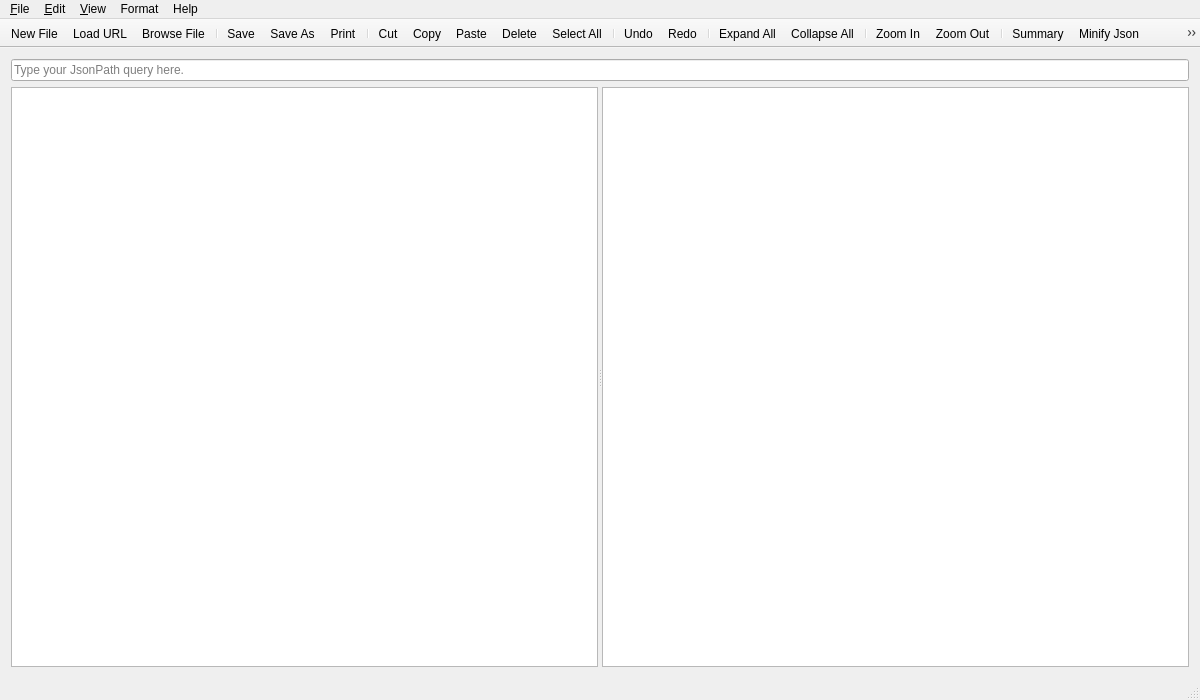
<?xml version="1.0" encoding="UTF-8"?>
<ui version="4.0">
 <class>MainWindowClass</class>
 <widget class="QMainWindow" name="MainWindowClass">
  <property name="geometry">
   <rect>
    <x>0</x>
    <y>0</y>
    <width>1200</width>
    <height>700</height>
   </rect>
  </property>
  <property name="windowTitle">
   <string>JSON Explorer</string>
  </property>
  <property name="windowIcon">
   <iconset resource="MainWindow.qrc">
    <normaloff>:/icons/icons/icons8_hierarchy_48px.png</normaloff>:/icons/icons/icons8_hierarchy_48px.png</iconset>
  </property>
  <widget class="QWidget" name="centralWidget">
   <layout class="QVBoxLayout" name="verticalLayout">
    <item>
     <widget class="QLineEdit" name="txtJsonQuery">
      <property name="placeholderText">
       <string>Type your JsonPath query here.</string>
      </property>
     </widget>
    </item>
    <item>
     <widget class="QSplitter" name="splitter">
      <property name="orientation">
       <enum>Qt::Horizontal</enum>
      </property>
      <widget class="QPlainTextEdit" name="plainTextEdit"/>
      <widget class="QTreeView" name="treeView">
       <property name="cursor" stdset="0">
        <cursorShape>ArrowCursor</cursorShape>
       </property>
       <property name="sizeAdjustPolicy">
        <enum>QAbstractScrollArea::AdjustIgnored</enum>
       </property>
       <property name="alternatingRowColors">
        <bool>true</bool>
       </property>
       <property name="selectionBehavior">
        <enum>QAbstractItemView::SelectItems</enum>
       </property>
       <property name="rootIsDecorated">
        <bool>true</bool>
       </property>
       <property name="animated">
        <bool>false</bool>
       </property>
       <property name="headerHidden">
        <bool>false</bool>
       </property>
       <attribute name="headerCascadingSectionResizes">
        <bool>false</bool>
       </attribute>
      </widget>
     </widget>
    </item>
   </layout>
  </widget>
  <widget class="QMenuBar" name="menuBar">
   <property name="geometry">
    <rect>
     <x>0</x>
     <y>0</y>
     <width>1200</width>
     <height>26</height>
    </rect>
   </property>
   <widget class="QMenu" name="menu_File">
    <property name="title">
     <string>&amp;File</string>
    </property>
    <widget class="QMenu" name="menuOpen">
     <property name="title">
      <string>Open</string>
     </property>
     <addaction name="actionBrowse_File"/>
     <addaction name="actionLoad_URL"/>
    </widget>
    <addaction name="actionNew_File"/>
    <addaction name="menuOpen"/>
    <addaction name="separator"/>
    <addaction name="actionOpen_Containing_Folder"/>
    <addaction name="separator"/>
    <addaction name="actionSave"/>
    <addaction name="actionSave_As"/>
    <addaction name="separator"/>
    <addaction name="actionPrint"/>
    <addaction name="actionRecent_Files"/>
    <addaction name="separator"/>
    <addaction name="actionExit"/>
   </widget>
   <widget class="QMenu" name="menu_Edit">
    <property name="title">
     <string>&amp;Edit</string>
    </property>
    <addaction name="actionFind"/>
    <addaction name="actionReplace"/>
    <addaction name="separator"/>
    <addaction name="actionUndo"/>
    <addaction name="actionRedo"/>
    <addaction name="separator"/>
    <addaction name="actionCut"/>
    <addaction name="actionCopy"/>
    <addaction name="actionPaste"/>
    <addaction name="actionDelete"/>
    <addaction name="separator"/>
    <addaction name="actionSelect_All"/>
   </widget>
   <widget class="QMenu" name="menu_View">
    <property name="title">
     <string>&amp;View</string>
    </property>
    <widget class="QMenu" name="menuZoom">
     <property name="title">
      <string>Zoom</string>
     </property>
     <addaction name="actionZoom_In"/>
     <addaction name="actionZoom_Out"/>
    </widget>
    <addaction name="actionSummary"/>
    <addaction name="actionWord_Wrap"/>
    <addaction name="separator"/>
    <addaction name="actionCollapse_All"/>
    <addaction name="actionExpand_All"/>
    <addaction name="separator"/>
    <addaction name="menuZoom"/>
   </widget>
   <widget class="QMenu" name="menuFormat">
    <property name="title">
     <string>Format</string>
    </property>
    <widget class="QMenu" name="menuConvert_To">
     <property name="title">
      <string>Convert To</string>
     </property>
     <addaction name="actionXML"/>
     <addaction name="actionCSV"/>
     <addaction name="actionBase64"/>
    </widget>
    <addaction name="actionMinify_Json"/>
    <addaction name="menuConvert_To"/>
   </widget>
   <widget class="QMenu" name="menuHelp">
    <property name="title">
     <string>Help</string>
    </property>
    <addaction name="actionAbout_Json_Explorer"/>
   </widget>
   <addaction name="menu_File"/>
   <addaction name="menu_Edit"/>
   <addaction name="menu_View"/>
   <addaction name="menuFormat"/>
   <addaction name="menuHelp"/>
  </widget>
  <widget class="QToolBar" name="mainToolBar">
   <property name="movable">
    <bool>false</bool>
   </property>
   <attribute name="toolBarArea">
    <enum>TopToolBarArea</enum>
   </attribute>
   <attribute name="toolBarBreak">
    <bool>false</bool>
   </attribute>
   <addaction name="actionNew_File"/>
   <addaction name="actionLoad_URL"/>
   <addaction name="actionBrowse_File"/>
   <addaction name="separator"/>
   <addaction name="actionSave"/>
   <addaction name="actionSave_As"/>
   <addaction name="actionPrint"/>
   <addaction name="separator"/>
   <addaction name="actionCut"/>
   <addaction name="actionCopy"/>
   <addaction name="actionPaste"/>
   <addaction name="actionDelete"/>
   <addaction name="actionSelect_All"/>
   <addaction name="separator"/>
   <addaction name="actionUndo"/>
   <addaction name="actionRedo"/>
   <addaction name="separator"/>
   <addaction name="actionExpand_All"/>
   <addaction name="actionCollapse_All"/>
   <addaction name="separator"/>
   <addaction name="actionZoom_In"/>
   <addaction name="actionZoom_Out"/>
   <addaction name="separator"/>
   <addaction name="actionSummary"/>
   <addaction name="actionMinify_Json"/>
   <addaction name="actionXML"/>
   <addaction name="actionCSV"/>
   <addaction name="actionBase64"/>
  </widget>
  <widget class="QStatusBar" name="statusBar"/>
  <action name="actionNew_File">
   <property name="icon">
    <iconset resource="MainWindow.qrc">
     <normaloff>:/icons/icons/file_24px.png</normaloff>:/icons/icons/file_24px.png</iconset>
   </property>
   <property name="text">
    <string>New File</string>
   </property>
   <property name="toolTip">
    <string>Create New File</string>
   </property>
  </action>
  <action name="actionBrowse_File">
   <property name="icon">
    <iconset resource="MainWindow.qrc">
     <normaloff>:/icons/icons/icons8_opened_folder_24px.png</normaloff>:/icons/icons/icons8_opened_folder_24px.png</iconset>
   </property>
   <property name="text">
    <string>Browse File</string>
   </property>
  </action>
  <action name="actionLoad_URL">
   <property name="icon">
    <iconset resource="MainWindow.qrc">
     <normaloff>:/icons/icons/icons8_link_24px.png</normaloff>:/icons/icons/icons8_link_24px.png</iconset>
   </property>
   <property name="text">
    <string>Load URL</string>
   </property>
  </action>
  <action name="actionOpen_Containing_Folder">
   <property name="icon">
    <iconset resource="MainWindow.qrc">
     <normaloff>:/icons/icons/icons8_documents_folder_24px_1.png</normaloff>:/icons/icons/icons8_documents_folder_24px_1.png</iconset>
   </property>
   <property name="text">
    <string>Open Containing Folder</string>
   </property>
  </action>
  <action name="actionSave">
   <property name="icon">
    <iconset resource="MainWindow.qrc">
     <normaloff>:/icons/icons/icons8_save_24px.png</normaloff>:/icons/icons/icons8_save_24px.png</iconset>
   </property>
   <property name="text">
    <string>Save</string>
   </property>
  </action>
  <action name="actionSave_As">
   <property name="icon">
    <iconset resource="MainWindow.qrc">
     <normaloff>:/icons/icons/icons8_save_as_24px.png</normaloff>:/icons/icons/icons8_save_as_24px.png</iconset>
   </property>
   <property name="text">
    <string>Save As...</string>
   </property>
  </action>
  <action name="actionPrint">
   <property name="icon">
    <iconset resource="MainWindow.qrc">
     <normaloff>:/icons/icons/icons8_print_24px.png</normaloff>:/icons/icons/icons8_print_24px.png</iconset>
   </property>
   <property name="text">
    <string>Print</string>
   </property>
  </action>
  <action name="actionRecent_Files">
   <property name="icon">
    <iconset resource="MainWindow.qrc">
     <normaloff>:/icons/icons/icons8_time_machine_24px.png</normaloff>:/icons/icons/icons8_time_machine_24px.png</iconset>
   </property>
   <property name="text">
    <string>Recent Files</string>
   </property>
  </action>
  <action name="actionExit">
   <property name="icon">
    <iconset resource="MainWindow.qrc">
     <normaloff>:/icons/icons/icons8_exit_24px.png</normaloff>:/icons/icons/icons8_exit_24px.png</iconset>
   </property>
   <property name="text">
    <string>Exit</string>
   </property>
  </action>
  <action name="actionFind">
   <property name="icon">
    <iconset resource="MainWindow.qrc">
     <normaloff>:/icons/icons/icons8_search_24px.png</normaloff>:/icons/icons/icons8_search_24px.png</iconset>
   </property>
   <property name="text">
    <string>Find</string>
   </property>
  </action>
  <action name="actionReplace">
   <property name="icon">
    <iconset resource="MainWindow.qrc">
     <normaloff>:/icons/icons/icons8_replace_24px.png</normaloff>:/icons/icons/icons8_replace_24px.png</iconset>
   </property>
   <property name="text">
    <string>Replace</string>
   </property>
  </action>
  <action name="actionUndo">
   <property name="icon">
    <iconset resource="MainWindow.qrc">
     <normaloff>:/icons/icons/icons8_undo_24px.png</normaloff>:/icons/icons/icons8_undo_24px.png</iconset>
   </property>
   <property name="text">
    <string>Undo</string>
   </property>
  </action>
  <action name="actionRedo">
   <property name="icon">
    <iconset resource="MainWindow.qrc">
     <normaloff>:/icons/icons/icons8_redo_24px.png</normaloff>:/icons/icons/icons8_redo_24px.png</iconset>
   </property>
   <property name="text">
    <string>Redo</string>
   </property>
  </action>
  <action name="actionCut">
   <property name="icon">
    <iconset resource="MainWindow.qrc">
     <normaloff>:/icons/icons/icons8_cut_24px.png</normaloff>:/icons/icons/icons8_cut_24px.png</iconset>
   </property>
   <property name="text">
    <string>Cut</string>
   </property>
  </action>
  <action name="actionCopy">
   <property name="icon">
    <iconset resource="MainWindow.qrc">
     <normaloff>:/icons/icons/icons8_copy_24px.png</normaloff>:/icons/icons/icons8_copy_24px.png</iconset>
   </property>
   <property name="text">
    <string>Copy</string>
   </property>
  </action>
  <action name="actionPaste">
   <property name="icon">
    <iconset resource="MainWindow.qrc">
     <normaloff>:/icons/icons/icons8_paste_24px.png</normaloff>:/icons/icons/icons8_paste_24px.png</iconset>
   </property>
   <property name="text">
    <string>Paste</string>
   </property>
  </action>
  <action name="actionDelete">
   <property name="icon">
    <iconset resource="MainWindow.qrc">
     <normaloff>:/icons/icons/icons8_delete_24px.png</normaloff>:/icons/icons/icons8_delete_24px.png</iconset>
   </property>
   <property name="text">
    <string>Delete</string>
   </property>
  </action>
  <action name="actionSelect_All">
   <property name="icon">
    <iconset resource="MainWindow.qrc">
     <normaloff>:/icons/icons/icons8_check_all_24px.png</normaloff>:/icons/icons/icons8_check_all_24px.png</iconset>
   </property>
   <property name="text">
    <string>Select All</string>
   </property>
  </action>
  <action name="actionSummary">
   <property name="icon">
    <iconset resource="MainWindow.qrc">
     <normaloff>:/icons/icons/icons8_summary_list_24px.png</normaloff>:/icons/icons/icons8_summary_list_24px.png</iconset>
   </property>
   <property name="text">
    <string>Summary</string>
   </property>
  </action>
  <action name="actionWord_Wrap">
   <property name="checkable">
    <bool>true</bool>
   </property>
   <property name="icon">
    <iconset resource="MainWindow.qrc">
     <normaloff>:/icons/icons/icons8_word_wrap_24px.png</normaloff>:/icons/icons/icons8_word_wrap_24px.png</iconset>
   </property>
   <property name="text">
    <string>Word Wrap</string>
   </property>
  </action>
  <action name="actionCollapse_All">
   <property name="icon">
    <iconset resource="MainWindow.qrc">
     <normaloff>:/icons/icons/icons8_collapse_arrow_24px.png</normaloff>:/icons/icons/icons8_collapse_arrow_24px.png</iconset>
   </property>
   <property name="text">
    <string>Collapse All</string>
   </property>
  </action>
  <action name="actionExpand_All">
   <property name="icon">
    <iconset resource="MainWindow.qrc">
     <normaloff>:/icons/icons/icons8_expand_arrow_24px.png</normaloff>:/icons/icons/icons8_expand_arrow_24px.png</iconset>
   </property>
   <property name="text">
    <string>Expand All</string>
   </property>
  </action>
  <action name="actionZoom_In">
   <property name="icon">
    <iconset resource="MainWindow.qrc">
     <normaloff>:/icons/icons/icons8_zoom_in_24px.png</normaloff>:/icons/icons/icons8_zoom_in_24px.png</iconset>
   </property>
   <property name="text">
    <string>Zoom In</string>
   </property>
  </action>
  <action name="actionZoom_Out">
   <property name="icon">
    <iconset resource="MainWindow.qrc">
     <normaloff>:/icons/icons/icons8_zoom_out_24px.png</normaloff>:/icons/icons/icons8_zoom_out_24px.png</iconset>
   </property>
   <property name="text">
    <string>Zoom Out</string>
   </property>
  </action>
  <action name="actionMinify_Json">
   <property name="icon">
    <iconset resource="MainWindow.qrc">
     <normaloff>:/icons/icons/icons8_collapse_24px.png</normaloff>:/icons/icons/icons8_collapse_24px.png</iconset>
   </property>
   <property name="text">
    <string>Minify Json</string>
   </property>
  </action>
  <action name="actionXML">
   <property name="icon">
    <iconset resource="MainWindow.qrc">
     <normaloff>:/icons/icons/icons8_xml_file_24px.png</normaloff>:/icons/icons/icons8_xml_file_24px.png</iconset>
   </property>
   <property name="text">
    <string>XML</string>
   </property>
   <property name="toolTip">
    <string>Convert to XML</string>
   </property>
  </action>
  <action name="actionCSV">
   <property name="icon">
    <iconset resource="MainWindow.qrc">
     <normaloff>:/icons/icons/icons8_csv_24px.png</normaloff>:/icons/icons/icons8_csv_24px.png</iconset>
   </property>
   <property name="text">
    <string>CSV</string>
   </property>
   <property name="toolTip">
    <string>Convert to CSV</string>
   </property>
  </action>
  <action name="actionBase64">
   <property name="icon">
    <iconset resource="MainWindow.qrc">
     <normaloff>:/icons/icons/icons8_base_64_24px.png</normaloff>:/icons/icons/icons8_base_64_24px.png</iconset>
   </property>
   <property name="text">
    <string>Base64</string>
   </property>
   <property name="toolTip">
    <string>Convert to Base64</string>
   </property>
  </action>
  <action name="actionAbout_Json_Explorer">
   <property name="icon">
    <iconset resource="MainWindow.qrc">
     <normaloff>:/icons/icons/icons8_about_24px.png</normaloff>:/icons/icons/icons8_about_24px.png</iconset>
   </property>
   <property name="text">
    <string>About Json Explorer</string>
   </property>
  </action>
 </widget>
 <layoutdefault spacing="6" margin="11"/>
 <resources>
  <include location="MainWindow.qrc"/>
 </resources>
 <connections/>
</ui>
